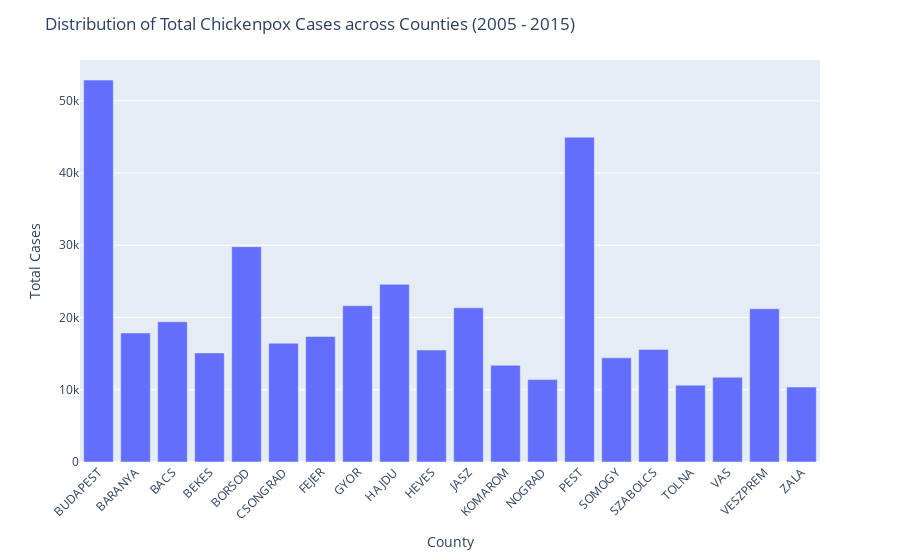

The notebook cell saved with this chart:
### Markdown cell above
## Univariate Data Analysis
> In this section we will attempt to answers questions like:
* Which county has the highest average daily case counts?
* Which year had the most case counts?
* Which month had the most case counts?
* How does the distribution of cases differ between urban and rural counties?
* Are there extreme values (outliers) in the case counts?
* What is the variability of cases?

### Code cell
# Calculate the total number of cases for each county
county_totals = chickenpox_df.drop(['Date', 'National_Total'], axis=1).sum()

# Create the bar plot
fig = px.bar(x=county_totals.index, y=county_totals.values)

# Update the layout
fig.update_layout(
    title='Distribution of Total Chickenpox Cases across Counties (2005 - 2015)',
    xaxis_title='County',
    yaxis_title='Total Cases',
    xaxis_tickangle=-45
)

# Show the plot
fig.show()

### Figure 1 — Plotly figure (JSON) as saved in the notebook; plotly's stock layout.template omitted (floating-point values rounded to 4 significant figures)
{"data": [{"alignmentgroup": "True", "hovertemplate": "x=%{x}<br>y=%{y}<extra></extra>", "legendgroup": "", "marker": {"color": "#636efa", "pattern": {"shape": ""}}, "name": "", "offsetgroup": "", "orientation": "v", "showlegend": false, "textposition": "auto", "type": "bar", "x": ["BUDAPEST", "BARANYA", "BACS", "BEKES", "BORSOD", "CSONGRAD", "FEJER", "GYOR", "HAJDU", "HEVES", "JASZ", "KOMAROM", "NOGRAD", "PEST", "SOMOGY", "SZABOLCS", "TOLNA", "VAS", "VESZPREM", "ZALA"], "xaxis": "x", "y": [52850, 17855, 19401, 15092, 29797, 16437, 17368, 21630, 24585, 15499, 21334, 13386, 11406, 44945, 14412, 15584, 10624, 11728, 21212, 10374], "yaxis": "y"}], "layout": {"barmode": "relative", "legend": {"tracegroupgap": 0}, "margin": {"t": 60}, "title": {"text": "Distribution of Total Chickenpox Cases across Counties (2005 - 2015)"}, "xaxis": {"anchor": "y", "domain": [0, 1], "tickangle": -45, "title": {"text": "County"}}, "yaxis": {"anchor": "x", "domain": [0, 1], "title": {"text": "Total Cases"}}}}
